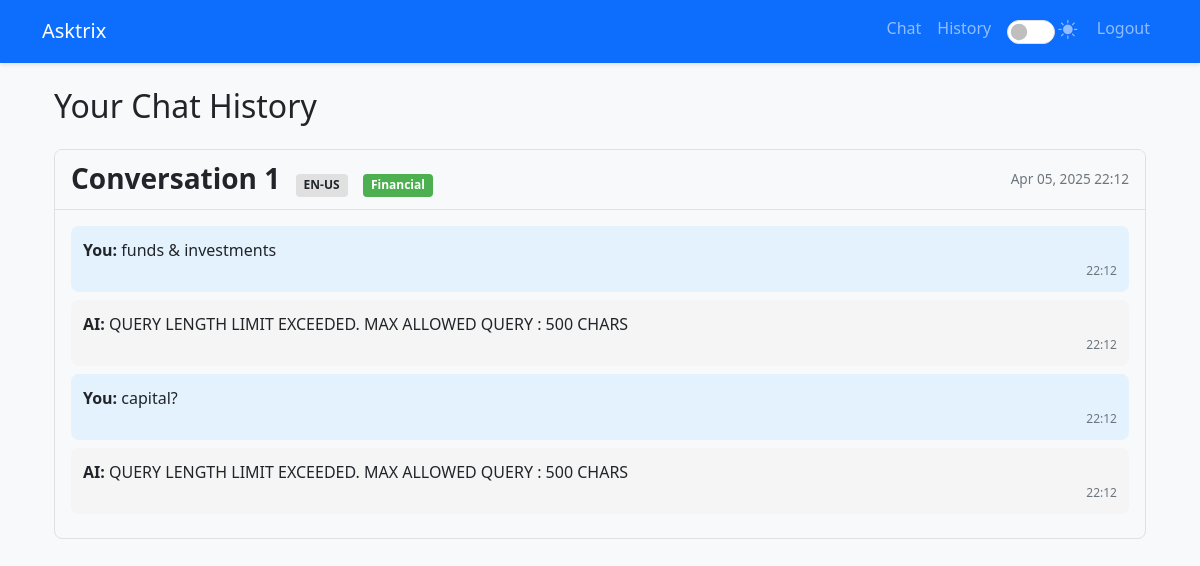
The page /history (signed in) on the database its author committed.
### models/chat.py (models this page shows, shortened)
class ChatHistory(db.Model):
    __tablename__ = 'chat_history'
    id = Column(Integer, primary_key=True)
    user_id = Column(Integer, ForeignKey('user.id'))
    message = Column(Text)
    response = Column(Text)
    translated_message = Column(Text)  # Stores English translation of user message
    translated_response = Column(Text)  # Stores original English version of bot response
    timestamp = Column(DateTime, default=datetime.utcnow)
    is_financial = Column(Boolean, default=False)
    conversation_id = Column(String(36), index=True)
    language = Column(String(5))  # User's selected language
    input_translation_status = Column(String(20), default='not_needed')  # not_needed/success/failed
    response_translation_status = Column(String(20), default='not_needed')  # not_needed/success/failed
    translation_error = Column(Text)  # Stores error details if any
    user = relationship("User", back_populates="chats")

### main.py (the view)
@app.route('/history')
@login_required
def history():
    conversations = db.session.query(
        ChatHistory.conversation_id,
        db.func.max(ChatHistory.timestamp).label('last_updated'),
        db.func.count(ChatHistory.id).label('message_count')
    ).filter_by(
        user_id=current_user.id
    ).group_by(
        ChatHistory.conversation_id
    ).order_by(
        db.desc('last_updated')
    ).all()
    conversation_data = []
    for conv in conversations:
        messages = ChatHistory.query.filter_by(
            user_id=current_user.id,
            conversation_id=conv.conversation_id
        ).order_by(
            ChatHistory.timestamp.asc()
        ).all()
        is_financial = any(msg.is_financial for msg in messages)
        conversation_data.append({
            'id': conv.conversation_id,
            'timestamp': conv.last_updated,
            'message_count': conv.message_count,
            'is_financial': is_financial,
            'language': messages[0].language if messages else 'en',
            'messages': messages
        })
    return render_template('history.html', conversations=conversation_data)

### main.py (called while the page is built)
@login_manager.user_loader
def load_user(user_id):
    return db.session.get(User, int(user_id))

### templates/history.html (shortened to what this page needs)
{% extends "base.html" %}
{% block content %}
<div class="container mt-4">
    <h2 class="mb-4">Your Chat History</h2>
    {% if conversations %}
        {% for conv in conversations %}
        <div class="conversation-container">
            <div class="conversation-header">
                <h3 class="conversation-title">
                    Conversation {{ loop.index }}
                    {% if conv.language %}
                    <span class="language-badge">{{ conv.language|upper }}</span>
                    {% endif %}
                    {% if conv.is_financial %}
                    <span class="language-badge financial-badge">Financial</span>
                    {% endif %}
                </h3>
                <div class="conversation-date">
                    {{ conv.timestamp.strftime('%b %d, %Y %H:%M') }}
                </div>
            </div>
            <div class="message-container">
                {% for msg in conv.messages %}
                <div class="user-message">
                    <strong>You:</strong> {{ msg.message }}
                    <div class="message-time">{{ msg.timestamp.strftime('%H:%M') }}</div>
                </div>
                <div class="bot-message">
                    <strong>AI:</strong> {{ msg.response }}
                    <div class="message-time">{{ msg.timestamp.strftime('%H:%M') }}</div>
                </div>
                {% endfor %}
            </div>
        </div>
        {% endfor %}
    {% else %}
        <div class="empty-state">
            <i class="fas fa-comment-slash fa-3x mb-3"></i>
            <h4>No conversations yet</h4>
            <p>Start chatting to see your history here</p>
        </div>
    {% endif %}
</div>
{% endblock %}

### static/css/style.css (style rules this page uses)
body { background-color: #f8f9fa; font-family: 'Segoe UI', Tahoma, Geneva, Verdana, sans-serif; transition: background-color 0.3s ease, color 0.3s ease; }
.conversation-container { margin-bottom: 2rem; border: 1px solid #e0e0e0; border-radius: 8px; overflow: hidden; transition: border-color 0.3s ease, background-color 0.3s ease; }
.conversation-header { background-color: #f8f9fa; padding: 0.75rem 1rem; border-bottom: 1px solid #e0e0e0; display: flex; justify-content: space-between; align-items: center; transition: background-color 0.3s ease, border-color 0.3s ease; }
.conversation-title { font-weight: 600; margin: 0; transition: color 0.3s ease; }
.conversation-date { color: #6c757d; font-size: 0.85rem; transition: color 0.3s ease; }
.message-container { padding: 1rem; }
.user-message { background-color: #e3f2fd; padding: 0.75rem; border-radius: 8px; margin-bottom: 0.5rem; transition: background-color 0.3s ease; }
.bot-message { background-color: #f5f5f5; padding: 0.75rem; border-radius: 8px; margin-bottom: 0.5rem; transition: background-color 0.3s ease; }
.message-time { font-size: 0.75rem; color: #6c757d; text-align: right; transition: color 0.3s ease; }
.language-badge { display: inline-block; padding: 0.25rem 0.5rem; font-size: 0.75rem; background-color: #e0e0e0; border-radius: 4px; margin-left: 0.5rem; transition: background-color 0.3s ease; }
.financial-badge { background-color: #4caf50; color: white; }

### rows shown on the page
ChatHistory: language "EN-US", timestamp "Apr 05, 2025 22:12", message "funds & investments", timestamp "22:12", response "QUERY LENGTH LIMIT EXCEEDED. MAX ALLOWED QUERY : 500 CHARS"
ChatHistory: message "capital?", timestamp "22:12", response "QUERY LENGTH LIMIT EXCEEDED. MAX ALLOWED QUERY : 500 CHARS"
